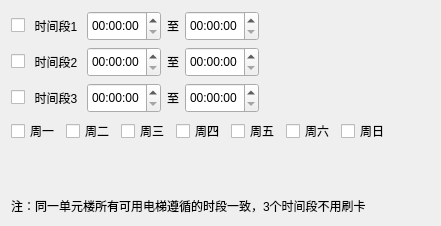
           <widget class="QWidget" name="page_maketoolcard_elevtimeallow">
            <layout class="QVBoxLayout" name="verticalLayout_44">
             <item>
              <layout class="QHBoxLayout" name="horizontalLayout_62">
               <item>
                <widget class="QCheckBox" name="checkBox_time1">
                 <property name="text">
                  <string/>
                 </property>
                </widget>
               </item>
               <item>
                <widget class="QWidget" name="widget_time1" native="true">
                 <property name="minimumSize">
                  <size>
                   <width>100</width>
                   <height>0</height>
                  </size>
                 </property>
                 <layout class="QHBoxLayout" name="horizontalLayout_16">
                  <property name="spacing">
                   <number>6</number>
                  </property>
                  <property name="leftMargin">
                   <number>0</number>
                  </property>
                  <property name="topMargin">
                   <number>0</number>
                  </property>
                  <property name="rightMargin">
                   <number>0</number>
                  </property>
                  <property name="bottomMargin">
                   <number>0</number>
                  </property>
                  <item>
                   <widget class="QLabel" name="label_106">
                    <property name="minimumSize">
                     <size>
                      <width>50</width>
                      <height>0</height>
                     </size>
                    </property>
                    <property name="maximumSize">
                     <size>
                      <width>50</width>
                      <height>16777215</height>
                     </size>
                    </property>
                    <property name="text">
                     <string>时间段1</string>
                    </property>
                    <property name="alignment">
                     <set>Qt::AlignCenter</set>
                    </property>
                   </widget>
                  </item>
                  <item>
                   <widget class="QTimeEdit" name="timeEdit_timeallowstart1">
                    <property name="minimumSize">
                     <size>
                      <width>0</width>
                      <height>30</height>
                     </size>
                    </property>
                    <property name="displayFormat">
                     <string>HH:mm:ss</string>
                    </property>
                   </widget>
                  </item>
                  <item>
                   <widget class="QLabel" name="label_25">
                    <property name="text">
                     <string>至</string>
                    </property>
                   </widget>
                  </item>
                  <item>
                   <widget class="QTimeEdit" name="timeEdit_timeallowend1">
                    <property name="minimumSize">
                     <size>
                      <width>0</width>
                      <height>30</height>
                     </size>
                    </property>
                    <property name="displayFormat">
                     <string>HH:mm:ss</string>
                    </property>
                   </widget>
                  </item>
                 </layout>
                </widget>
               </item>
               <item>
                <spacer name="horizontalSpacer_48">
                 <property name="orientation">
                  <enum>Qt::Horizontal</enum>
                 </property>
                 <property name="sizeHint" stdset="0">
                  <size>
                   <width>40</width>
                   <height>20</height>
                  </size>
                 </property>
                </spacer>
               </item>
              </layout>
             </item>
             <item>
              <layout class="QHBoxLayout" name="horizontalLayout_64">
               <item>
                <widget class="QCheckBox" name="checkBox_time2">
                 <property name="text">
                  <string/>
                 </property>
                </widget>
               </item>
               <item>
                <widget class="QWidget" name="widget_time2" native="true">
                 <property name="minimumSize">
                  <size>
                   <width>100</width>
                   <height>0</height>
                  </size>
                 </property>
                 <layout class="QHBoxLayout" name="horizontalLayout_75">
                  <property name="spacing">
                   <number>6</number>
                  </property>
                  <property name="leftMargin">
                   <number>0</number>
                  </property>
                  <property name="topMargin">
                   <number>0</number>
                  </property>
                  <property name="rightMargin">
                   <number>0</number>
                  </property>
                  <property name="bottomMargin">
                   <number>0</number>
                  </property>
                  <item>
                   <widget class="QLabel" name="label_107">
                    <property name="minimumSize">
                     <size>
                      <width>50</width>
                      <height>0</height>
                     </size>
                    </property>
                    <property name="maximumSize">
                     <size>
                      <width>50</width>
                      <height>16777215</height>
                     </size>
                    </property>
                    <property name="text">
                     <string>时间段2</string>
                    </property>
                    <property name="alignment">
                     <set>Qt::AlignCenter</set>
                    </property>
                   </widget>
                  </item>
                  <item>
                   <widget class="QTimeEdit" name="timeEdit_timeallowstart2">
                    <property name="minimumSize">
                     <size>
                      <width>0</width>
                      <height>30</height>
                     </size>
                    </property>
                    <property name="displayFormat">
                     <string>HH:mm:ss</string>
                    </property>
                   </widget>
                  </item>
                  <item>
                   <widget class="QLabel" name="label_31">
                    <property name="text">
                     <string>至</string>
                    </property>
                   </widget>
                  </item>
                  <item>
                   <widget class="QTimeEdit" name="timeEdit_timeallowend2">
                    <property name="minimumSize">
                     <size>
                      <width>0</width>
                      <height>30</height>
                     </size>
                    </property>
                    <property name="displayFormat">
                     <string>HH:mm:ss</string>
                    </property>
                   </widget>
                  </item>
                 </layout>
                </widget>
               </item>
               <item>
                <spacer name="horizontalSpacer_49">
                 <property name="orientation">
                  <enum>Qt::Horizontal</enum>
                 </property>
                 <property name="sizeHint" stdset="0">
                  <size>
                   <width>128</width>
                   <height>27</height>
                  </size>
                 </property>
                </spacer>
               </item>
              </layout>
             </item>
             <item>
              <layout class="QHBoxLayout" name="horizontalLayout_65">
               <item>
                <widget class="QCheckBox" name="checkBox_time3">
                 <property name="text">
                  <string/>
                 </property>
                </widget>
               </item>
               <item>
                <widget class="QWidget" name="widget_time3" native="true">
                 <property name="minimumSize">
                  <size>
                   <width>100</width>
                   <height>0</height>
                  </size>
                 </property>
                 <layout class="QHBoxLayout" name="horizontalLayout_76">
                  <property name="leftMargin">
                   <number>0</number>
                  </property>
                  <property name="topMargin">
                   <number>0</number>
                  </property>
                  <property name="rightMargin">
                   <number>0</number>
                  </property>
                  <property name="bottomMargin">
                   <number>0</number>
                  </property>
                  <item>
                   <widget class="QLabel" name="label_108">
                    <property name="minimumSize">
                     <size>
                      <width>50</width>
                      <height>0</height>
                     </size>
                    </property>
                    <property name="maximumSize">
                     <size>
                      <width>50</width>
                      <height>16777215</height>
                     </size>
                    </property>
                    <property name="text">
                     <string>时间段3</string>
                    </property>
                    <property name="alignment">
                     <set>Qt::AlignCenter</set>
                    </property>
                   </widget>
                  </item>
                  <item>
                   <widget class="QTimeEdit" name="timeEdit_timeallowstart3">
                    <property name="minimumSize">
                     <size>
                      <width>0</width>
                      <height>30</height>
                     </size>
                    </property>
                    <property name="displayFormat">
                     <string>HH:mm:ss</string>
                    </property>
                   </widget>
                  </item>
                  <item>
                   <widget class="QLabel" name="label_32">
                    <property name="text">
                     <string>至</string>
                    </property>
                   </widget>
                  </item>
                  <item>
                   <widget class="QTimeEdit" name="timeEdit_timeallowend3">
                    <property name="minimumSize">
                     <size>
                      <width>0</width>
                      <height>30</height>
                     </size>
                    </property>
                    <property name="displayFormat">
                     <string>HH:mm:ss</string>
                    </property>
                   </widget>
                  </item>
                 </layout>
                </widget>
               </item>
               <item>
                <spacer name="horizontalSpacer_50">
                 <property name="orientation">
                  <enum>Qt::Horizontal</enum>
                 </property>
                 <property name="sizeHint" stdset="0">
                  <size>
                   <width>40</width>
                   <height>20</height>
                  </size>
                 </property>
                </spacer>
               </item>
              </layout>
             </item>
             <item>
              <layout class="QHBoxLayout" name="horizontalLayout_63">
               <item>
                <widget class="QCheckBox" name="check_week_1">
                 <property name="text">
                  <string>周一</string>
                 </property>
                </widget>
               </item>
               <item>
                <widget class="QCheckBox" name="check_week_2">
                 <property name="text">
                  <string>周二</string>
                 </property>
                </widget>
               </item>
               <item>
                <widget class="QCheckBox" name="check_week_3">
                 <property name="text">
                  <string>周三</string>
                 </property>
                </widget>
               </item>
               <item>
                <widget class="QCheckBox" name="check_week_4">
                 <property name="text">
                  <string>周四</string>
                 </property>
                </widget>
               </item>
               <item>
                <widget class="QCheckBox" name="check_week_5">
                 <property name="text">
                  <string>周五</string>
                 </property>
                </widget>
               </item>
               <item>
                <widget class="QCheckBox" name="check_week_6">
                 <property name="text">
                  <string>周六</string>
                 </property>
                </widget>
               </item>
               <item>
                <widget class="QCheckBox" name="check_week_7">
                 <property name="text">
                  <string>周日</string>
                 </property>
                </widget>
               </item>
               <item>
                <spacer name="horizontalSpacer_47">
                 <property name="orientation">
                  <enum>Qt::Horizontal</enum>
                 </property>
                 <property name="sizeHint" stdset="0">
                  <size>
                   <width>40</width>
                   <height>20</height>
                  </size>
                 </property>
                </spacer>
               </item>
              </layout>
             </item>
             <item>
              <spacer name="verticalSpacer_12">
               <property name="orientation">
                <enum>Qt::Vertical</enum>
               </property>
               <property name="sizeHint" stdset="0">
                <size>
                 <width>20</width>
                 <height>48</height>
                </size>
               </property>
              </spacer>
             </item>
             <item>
              <widget class="QLabel" name="label_105">
               <property name="text">
                <string>注：同一单元楼所有可用电梯遵循的时段一致，3个时间段不用刷卡</string>
               </property>
              </widget>
             </item>
            </layout>
           </widget>
